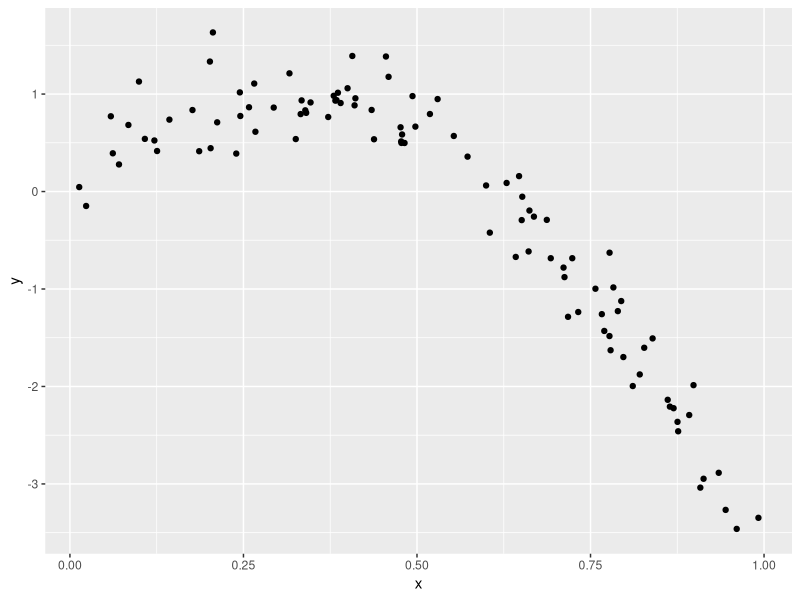
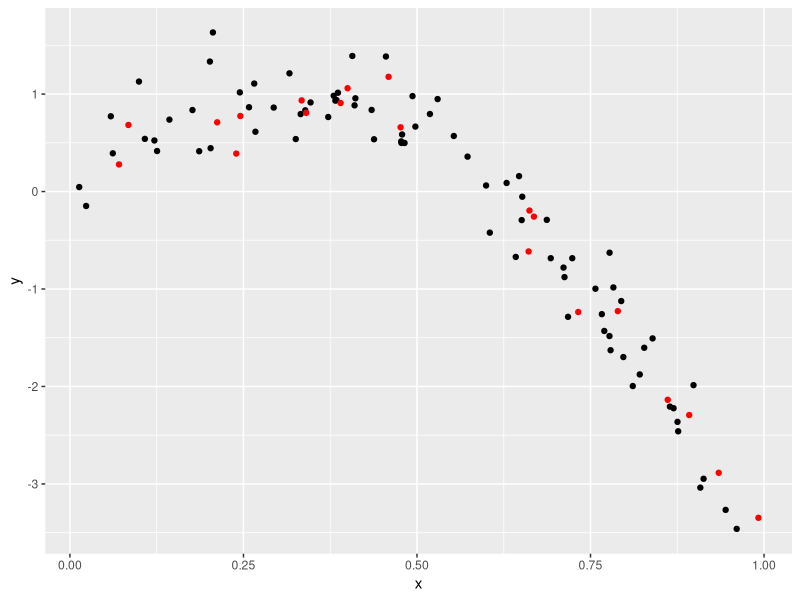
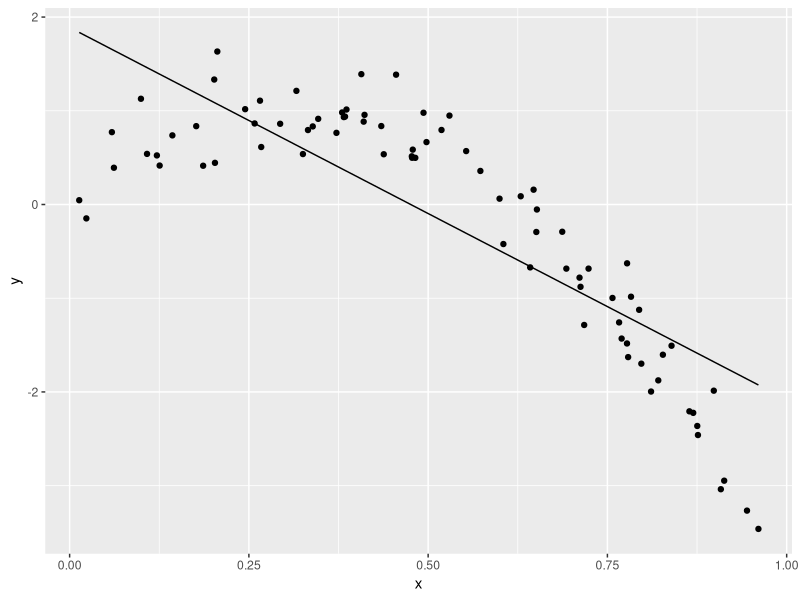
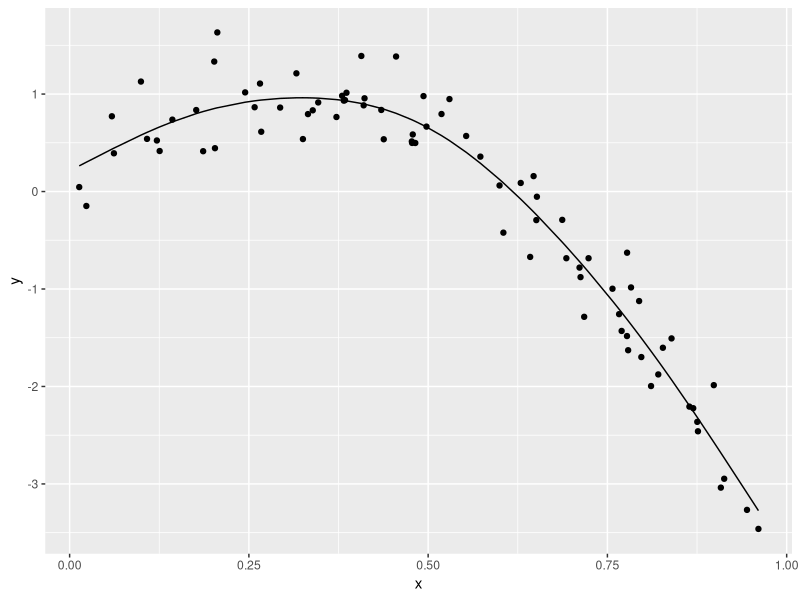
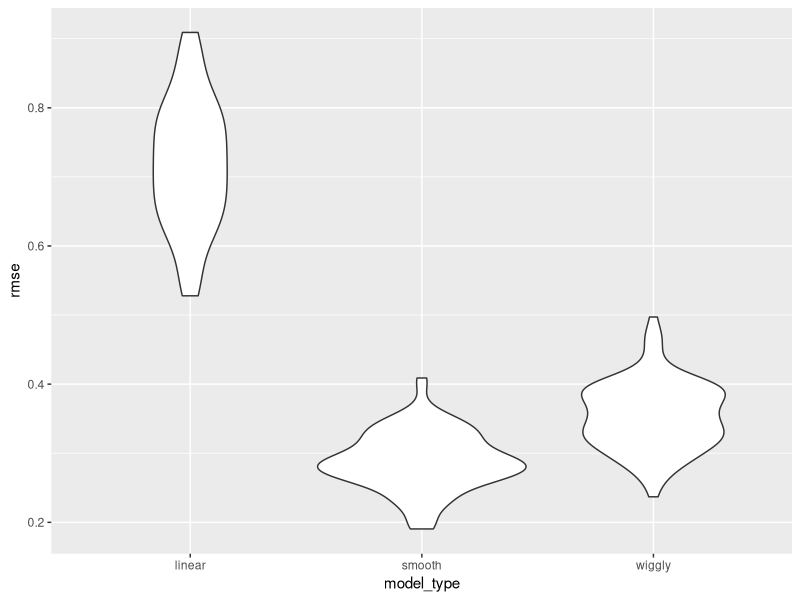

Recreate these plots in R, in order.
## ---- chunk 1
library(tidyverse)
library(modelr)
library(mgcv)
set.seed(1)
## ---- chunk 2
nonlin_df = tibble(
  id = 1:100,
  x = runif(100, 0, 1),
  y = 1 - 10 * (x - .3) ^ 2 + rnorm(100, 0, .3))

nonlin_df |> 
  ggplot(aes(x = x, y = y)) + 
  geom_point()
## ---- chunk 3
train_df = sample_n(nonlin_df, 80)
test_df = anti_join(nonlin_df, train_df, by = "id") #data points not in train dataset

train_df |> ggplot(aes(x = x, y = y)) + geom_point() +
  geom_point(data = test_df, color = "red")
#can we fit curve based on black data and see how it predicts the red points 
## ---- chunk 4
linear_mod = lm(y~x, data = train_df)
#quick visualization
train_df |> 
  modelr::add_predictions(linear_mod) |> #get the fitted values 
  ggplot(aes(x = x, y = y)) + 
  geom_point() + geom_line(aes(y = pred))

smooth_mod = mgcv::gam(y ~ s(x), data = train_df)
train_df |> 
  modelr::add_predictions(smooth_mod) |> #get the fitted values 
  ggplot(aes(x = x, y = y)) + 
  geom_point() + geom_line(aes(y = pred))

wiggly_mod = mgcv::gam(y ~ s(x, k = 30), sp = 10e-6, data = train_df) #wrong fit
## ---- chunk 5
#see how the model fit is working on the dataset used to fit the model
rmse(linear_mod, train_df)
rmse(smooth_mod, train_df)
rmse(wiggly_mod, train_df) #wiggly model seems to be doing the best 

#see how the model fit on the testing data
rmse(linear_mod, test_df)
rmse(smooth_mod, test_df)
rmse(wiggly_mod, test_df)
## ---- chunk 6
cv_df = nonlin_df |> 
  crossv_mc(n = 100) |>  #partition in train and test datasets for n times 
  mutate(train = map(train, as_tibble),
         test = map(test, as_tibble)) #put the partitioned data into tibble for viewing
#cv_df |> pull(train) |> nth(2) |> as_tibble()
## ---- chunk 7
cv_results = cv_df |> 
  mutate(linear_mod = map(train, \(df)lm(y~x, data = df)),
         smooth_mod  = map(train, \(df) mgcv::gam(y ~ s(x), data = df)),
         wiggly_mod  = map(train, \(df) gam(y ~ s(x, k = 30), sp = 10e-6, data = df))) |> 

#lin_mod_funtion = function (df) {lm(y~x, data = df)} shorthand function
  mutate(rmse_linear = map2_dbl(linear_mod, test, \(mod,df) rmse(mod, df)),
         rmse_smooth = map2_dbl(smooth_mod, test, \(mod, df) rmse(model = mod, data = df)),
         rmse_wiggly = map2_dbl(wiggly_mod, test, \(mod, df) rmse(model = mod, data = df))) #two columns in one function
## ---- chunk 8
cv_results |> 
  select(starts_with("rmse")) |> 
  pivot_longer(
    everything(),
    names_to = "model_type",
    values_to = "rmse",
    names_prefix = "rmse_") |>
  ggplot(aes(x = model_type, y = rmse)) + geom_violin()
  #group_by(model_type) |> 
  #summarize(m_rmse = mean(rmse))
